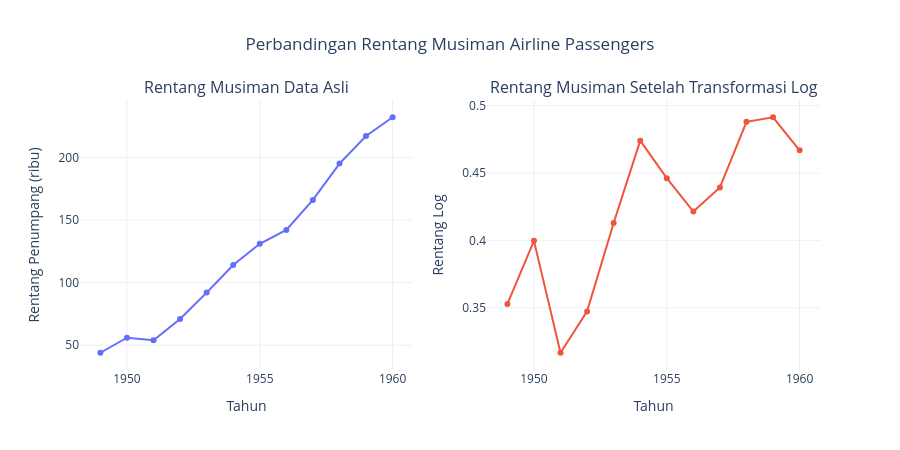

The code cell stored with this chart in its notebook:
### Code cell
import pandas as pd
import numpy as np
import plotly.graph_objects as go
from plotly.subplots import make_subplots

# Menghitung rentang musiman setiap tahun
rentang = pd.DataFrame({
    'Rentang Asli': air.groupby(air.index.year).agg(lambda s: s.max() - s.min()),
    'Rentang Log': np.log(air).groupby(air.index.year).agg(lambda s: s.max() - s.min())
})

# Menampilkan tabel
display(rentang.round(3))

# Menghitung rasio rentang tahun terakhir terhadap tahun pertama
rasio_asli = rentang.iloc[-1, 0] / rentang.iloc[0, 0]
rasio_log = rentang.iloc[-1, 1] / rentang.iloc[0, 1]

print(
    f"Rasio rentang {rentang.index[-1]}/{rentang.index[0]} — "
    f"Asli: {rasio_asli:.1f}× | Log: {rasio_log:.1f}×"
)

# Visualisasi Plotly
fig = make_subplots(
    rows=1, cols=2,
    subplot_titles=[
        'Rentang Musiman Data Asli',
        'Rentang Musiman Setelah Transformasi Log'
    ]
)

fig.add_trace(
    go.Scatter(
        x=rentang.index,
        y=rentang['Rentang Asli'],
        mode='lines+markers',
        name='Rentang Asli',
        hovertemplate='Tahun: %{x}<br>Rentang: %{y:.2f}<extra></extra>'
    ),
    row=1, col=1
)

fig.add_trace(
    go.Scatter(
        x=rentang.index,
        y=rentang['Rentang Log'],
        mode='lines+markers',
        name='Rentang Log',
        hovertemplate='Tahun: %{x}<br>Rentang Log: %{y:.3f}<extra></extra>'
    ),
    row=1, col=2
)

fig.update_xaxes(title_text='Tahun')
fig.update_yaxes(title_text='Rentang Penumpang (ribu)', row=1, col=1)
fig.update_yaxes(title_text='Rentang Log', row=1, col=2)

fig.update_layout(
    title='Perbandingan Rentang Musiman Airline Passengers',
    title_x=0.5,
    template='plotly_white',
    height=450,
    hovermode='x unified',
    showlegend=False
)

fig.show()

### Figure 1 — Plotly figure (JSON) as saved in the notebook; plotly's stock layout.template omitted (floating-point values rounded to 4 significant figures)
{"data": [{"hovertemplate": "Tahun: %{x}<br>Rentang: %{y:.2f}<extra></extra>", "mode": "lines+markers", "name": "Rentang Asli", "type": "scatter", "x": [1949, 1950, 1951, 1952, 1953, 1954, 1955, 1956, 1957, 1958, 1959, 1960], "xaxis": "x", "y": [44, 56, 54, 71, 92, 114, 131, 142, 166, 195, 217, 232], "yaxis": "y"}, {"hovertemplate": "Tahun: %{x}<br>Rentang Log: %{y:.3f}<extra></extra>", "mode": "lines+markers", "name": "Rentang Log", "type": "scatter", "x": [1949, 1950, 1951, 1952, 1953, 1954, 1955, 1956, 1957, 1958, 1959, 1960], "xaxis": "x2", "y": [0.3528, 0.3996, 0.3166, 0.3473, 0.4128, 0.474, 0.4461, 0.4213, 0.4392, 0.488, 0.4913, 0.4668], "yaxis": "y2"}], "layout": {"annotations": [{"font": {"size": 16}, "showarrow": false, "text": "Rentang Musiman Data Asli", "x": 0.225, "xanchor": "center", "xref": "paper", "y": 1, "yanchor": "bottom", "yref": "paper"}, {"font": {"size": 16}, "showarrow": false, "text": "Rentang Musiman Setelah Transformasi Log", "x": 0.775, "xanchor": "center", "xref": "paper", "y": 1, "yanchor": "bottom", "yref": "paper"}], "height": 450, "hovermode": "x unified", "showlegend": false, "title": {"text": "Perbandingan Rentang Musiman Airline Passengers", "x": 0.5}, "xaxis": {"anchor": "y", "domain": [0, 0.45], "title": {"text": "Tahun"}}, "xaxis2": {"anchor": "y2", "domain": [0.55, 1], "title": {"text": "Tahun"}}, "yaxis": {"anchor": "x", "domain": [0, 1], "title": {"text": "Rentang Penumpang (ribu)"}}, "yaxis2": {"anchor": "x2", "domain": [0, 1], "title": {"text": "Rentang Log"}}}}
